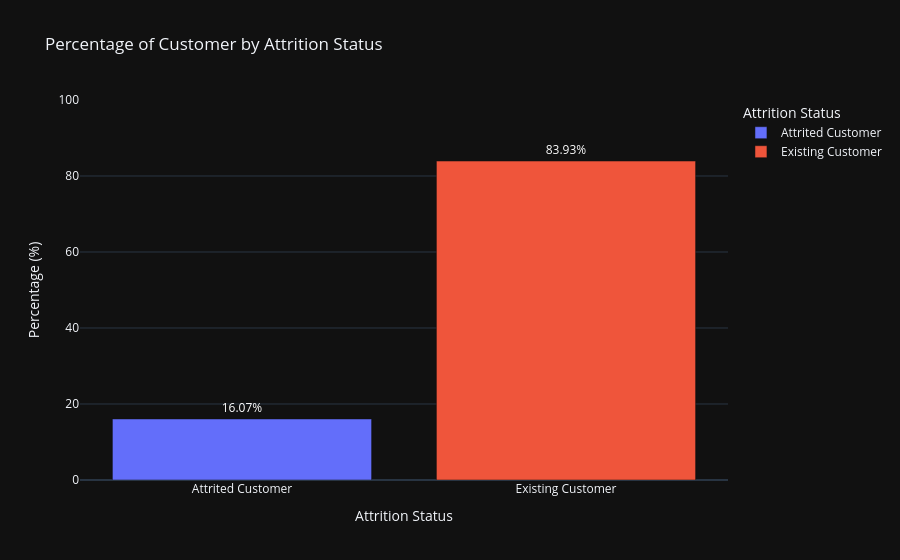

The notebook cell saved with this chart:
### Code cell
fig = px.bar(
    att_per, 
    x='Attrition_Flag', 
    y='Percentage', 
    color='Attrition_Flag',
    title='Percentage of Customer by Attrition Status',
    labels={'Attrition_Flag': 'Attrition Status', 'Percentage': 'Percentage (%)'},
    text='Percentage'
)

fig.update_layout(
    xaxis_title='Attrition Status',
    yaxis_title='Percentage (%)',
    yaxis=dict(
        range=[0, 100] 
    ),
    template='plotly_dark'
)

fig.update_traces(
    texttemplate='%{text:.2f}%',
    textposition='outside',
    textfont=dict(size=12, color='white')
)

fig.show()

### Figure 1 — Plotly figure (JSON) as saved in the notebook; plotly's stock layout.template omitted (floating-point values rounded to 4 significant figures)
{"data": [{"alignmentgroup": "True", "hovertemplate": "Attrition Status=%{x}<br>Percentage (%)=%{text}<extra></extra>", "legendgroup": "Attrited Customer", "marker": {"color": "#636efa", "pattern": {"shape": ""}}, "name": "Attrited Customer", "offsetgroup": "Attrited Customer", "orientation": "v", "showlegend": true, "text": [16.07], "textfont": {"color": "white", "size": 12}, "textposition": "outside", "texttemplate": "%{text:.2f}%", "type": "bar", "x": ["Attrited Customer"], "xaxis": "x", "y": [16.07], "yaxis": "y"}, {"alignmentgroup": "True", "hovertemplate": "Attrition Status=%{x}<br>Percentage (%)=%{text}<extra></extra>", "legendgroup": "Existing Customer", "marker": {"color": "#EF553B", "pattern": {"shape": ""}}, "name": "Existing Customer", "offsetgroup": "Existing Customer", "orientation": "v", "showlegend": true, "text": [83.93], "textfont": {"color": "white", "size": 12}, "textposition": "outside", "texttemplate": "%{text:.2f}%", "type": "bar", "x": ["Existing Customer"], "xaxis": "x", "y": [83.93], "yaxis": "y"}], "layout": {"barmode": "relative", "legend": {"title": {"text": "Attrition Status"}, "tracegroupgap": 0}, "title": {"text": "Percentage of Customer by Attrition Status"}, "xaxis": {"anchor": "y", "categoryarray": ["Attrited Customer", "Existing Customer"], "categoryorder": "array", "domain": [0, 1], "title": {"text": "Attrition Status"}}, "yaxis": {"anchor": "x", "domain": [0, 1], "range": [0, 100], "title": {"text": "Percentage (%)"}}}}
